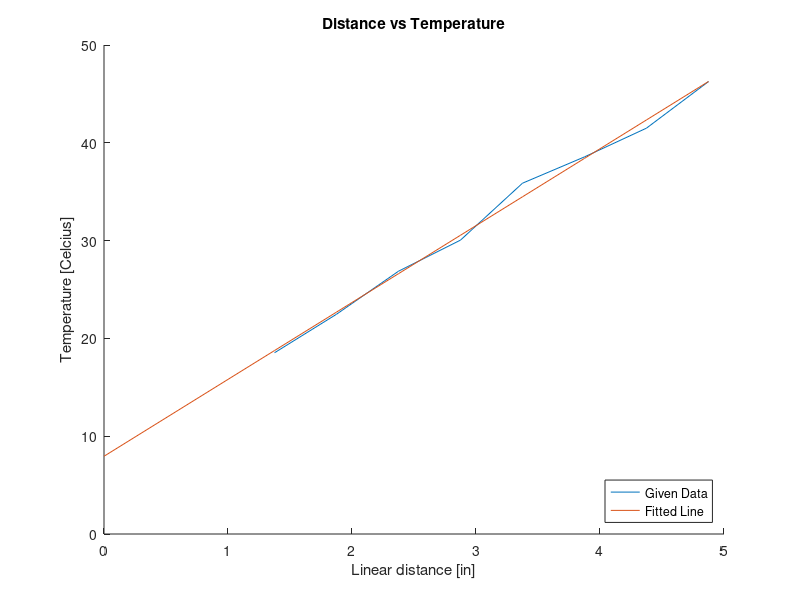
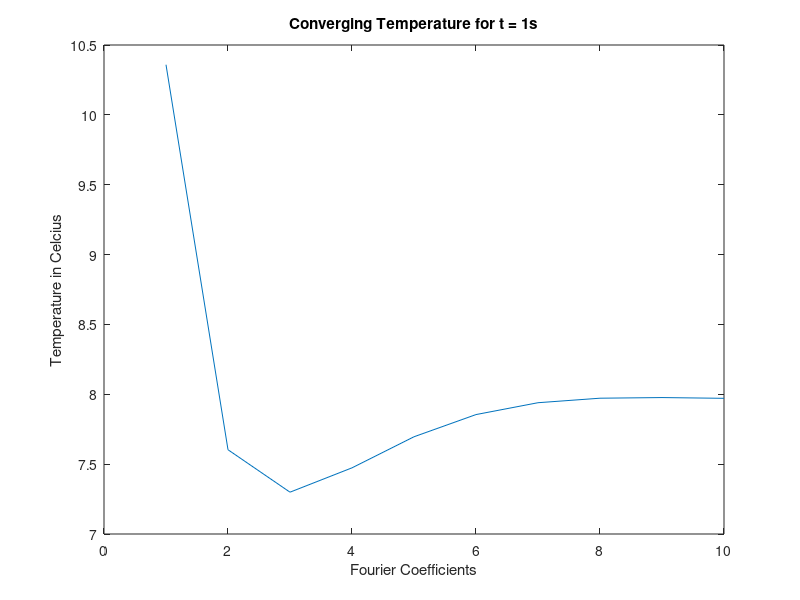
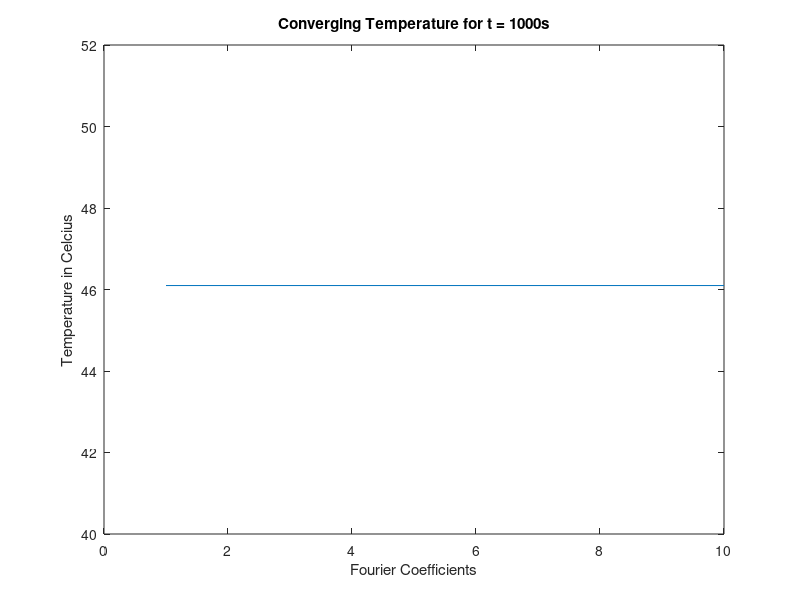
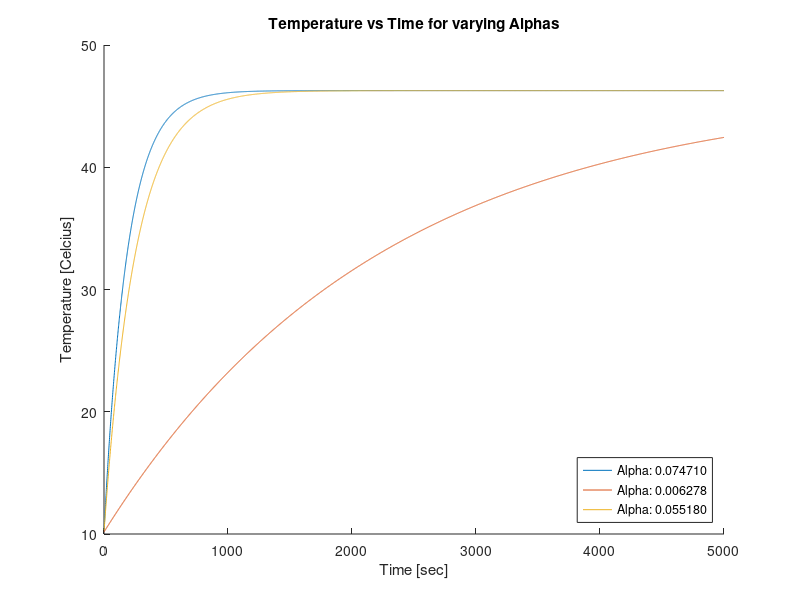

Write the MATLAB code that produced these figures, in order.
%% Prelab 2 - 3113: Thermodynamics and Heat Transfer
% Author: Quinlan Lewis
% Last Modified: 3/7/21

clear all; clc; close all;

%% Givens
alphas = [(4.82e-5); (4.05e-6); (3.56e-5)]; %[m^2/s]
alphas = 1550.*alphas; %[in^2/s]
L = 1.375 + .5*7 + 1; %[in]

%% Question 3: Interpolation for T_0
Th_readings = [18.53; 22.47; 26.87; 30.05; 35.87; 38.56; 41.50; 46.26]; %[deg C]
d1 = 1.375; %[in]
Linear_dist = [0; d1; d1+(.5); d1+(.5*2); d1+(.5*3); d1+(.5*4); d1+(.5*5); d1+(.5*6); d1+(.5*7)]; %[in]

%least square fitting for the temperature
coefs = polyfit(Linear_dist(2:end,:),Th_readings,1);
H = coefs(1);
fitted = polyval(coefs,Linear_dist);
figure()
hold on;
plot(Linear_dist(2:end,:), Th_readings)
plot(Linear_dist,fitted)
xlabel('Linear distance [in]'); ylabel('Temperature [Celcius]');
title('Distance vs Temperature')
legend('Given Data','Fitted Line','Location','SouthEast')

%initial temp occurs at 0 linear distance
T_0 = fitted(1);
fprintf('Initial Temperature: %f \nSlope of Curve: %f\n',T_0,H)

%% Question 5: Calculating temperature as a function of time and position
t1= 1; %[sec]
t2 = 1000; %[sec]
x = L - 1; %[in]
u1 = zeros(10:1);
u2 = zeros(10:1);

for j = 1:10
    sum1 = 0;
    sum2 = 0;
    for i = 1:j
        b_n = (-8*H*L/(pi^2))*((-1)^(i+1)/(2*i-1)^2);
        lambda = (2*i-1)*pi/(2*L);
        
        sum1 = sum1 + b_n*sin(lambda*x)*exp(-lambda^2*alphas(1)*t1);
        sum2 = sum2 + b_n*sin(lambda*x)*exp(-lambda^2*alphas(1)*t2);
    end
    u1(j) = T_0 + H*x + sum1;
    u2(j) = T_0 + H*x + sum2;
end

F_01 = alphas(1)*t1/L^2;
F_02 = alphas(1)*t2/L^2;
fprintf('F_0 for 1 sec: %f\nF_0 for 1000 sec: %f\n',F_01,F_02);

figure();
plot(1:10, u1);
xlabel('Fourier Coefficients'); ylabel('Temperature in Celcius');
title('Converging Temperature for t = 1s')
figure();
plot(1:10, u2);
xlabel('Fourier Coefficients'); ylabel('Temperature in Celcius');
title('Converging Temperature for t = 1000s')

%% Question 6: Sensitivity study on Diffusivity
temps = zeros(100:length(alphas));

for j = 1:length(alphas)
   for t =  1:5000
       b_n = (-8*H*L/(pi^2))*((-1)^(1+1)/(2*1-1)^2);
       lambda = (2*1-1)*pi/(2*L);
       
       temps(t,j) = T_0 + H*x + b_n*sin(lambda*x)*exp(-lambda^2*alphas(j)*t);
   end
end

figure(); hold on;
plot(1:5000,temps(:,1));
plot(1:5000,temps(:,2));
plot(1:5000,temps(:,3));
legend(sprintf('Alpha: %f',alphas(1)),sprintf('Alpha: %f',alphas(2)),sprintf('Alpha: %f',alphas(3)),'location','SouthEast');
xlabel('Time [sec]'); ylabel('Temperature [Celcius]');
title('Temperature vs Time for varying Alphas')